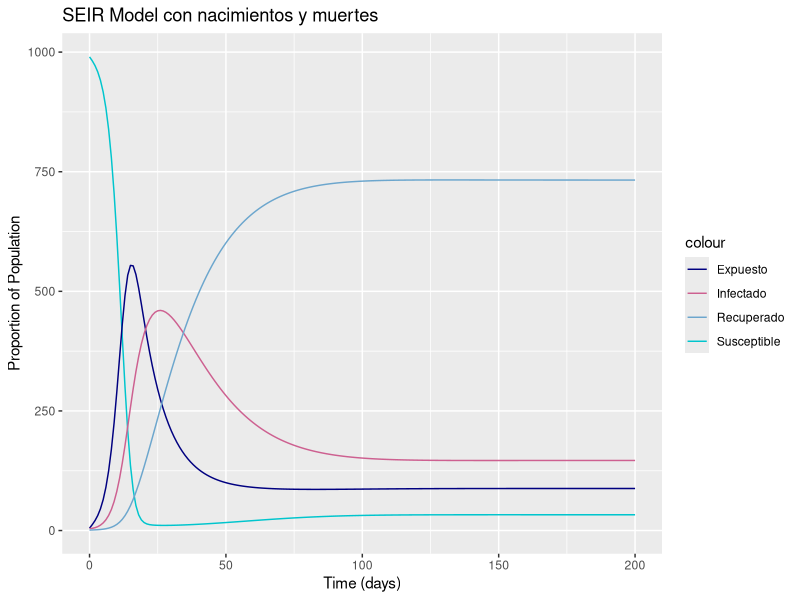
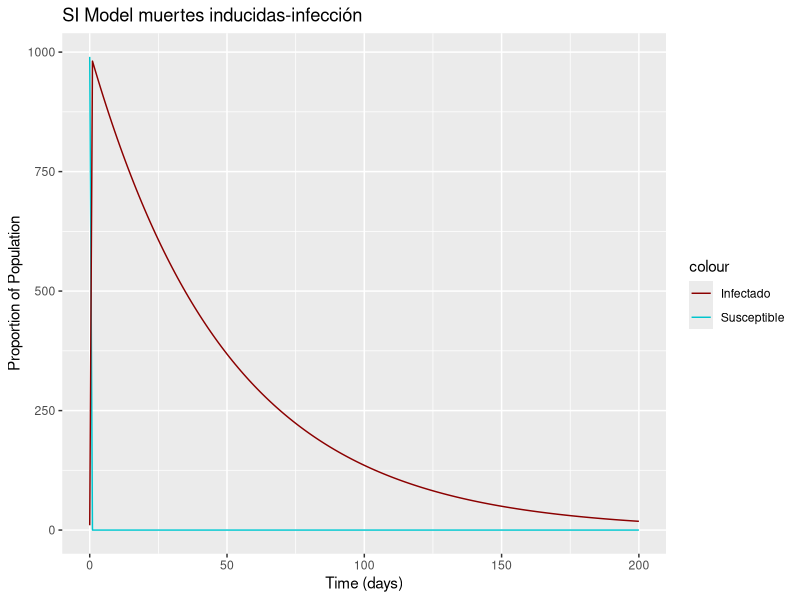

These charts were generated, in order, by the following R code:
## ---- chunk 1
condiciones_inciales <- c(S = 990, E= 5, I=4, R=1 )
## ---- chunk 2
parameters <- c(beta = 0.002, sigma = 0.1, gamma = 0.05, mu = 0.01)

## ---- chunk 3
seir_model <- function(time, state, parameters){
   with(as.list(c(state,parameters)), {
     N <- (S+E+I+R)
     dS <- mu *N -beta * S  * I - mu * S 
     dE <- beta * S * I  - sigma * E - mu * E
     dI <- sigma * E  - gamma * I - mu * I
     dR <- gamma * I - mu * R
     
  list(c(dS,dE,dI,dR))
  })
}

## ---- chunk 4
library(deSolve)
tiempo <- seq(0,200, by=1)
seirdv <- ode(condiciones_inciales,tiempo,seir_model,parameters)
seirdv<- as.data.frame(seirdv)
seirdv
## ---- chunk 5
library(ggplot2)
ggplot(seirdv, aes(x=tiempo)) +
  geom_line(aes(y = S, color= "Susceptible")) +
  geom_line(aes(y = E, color= "Expuesto"))   +
  geom_line(aes(y = I, color= "Infectado"))  +
  geom_line(aes(y = R, color= "Recuperado")) +
  labs(title = "SEIR Model con nacimientos y muertes", x = "Time (days)", y = "Proportion of Population") +
  scale_color_manual(values = c("Susceptible" = "turquoise3", "Expuesto" = "navyblue", "Infectado" = "hotpink3", "Recuperado" = "skyblue3")) 
## ---- chunk 6
condiciones <- c(S = 990, I = 10)
parametros <- c(beta = 0.1, alfa = 0.02)

## ---- chunk 7
library(deSolve)
SI <- function(time, states, parameters){
   with(as.list(c(states,parameters)), {

     dS <-  - (beta * S  * I) 
     dI <- (beta * S * I) - (alfa * I)
     
  list(c(dS,dI))
  })
  
}  


## ---- chunk 8
SID <- ode(condiciones,tiempo,SI,parametros)
SID <- as.data.frame(SID)
## ---- chunk 9
library(ggplot2)
ggplot(SID, aes(x=tiempo)) +
  geom_line(aes(y = S, color= "Susceptible")) +
  geom_line(aes(y = I, color= "Infectado"))   +

  labs(title = "SI Model muertes inducidas-infección", x = "Time (days)", y = "Proportion of Population") +
  scale_color_manual(values = c("Susceptible" = "turquoise3",  "Infectado" = "red4")) 
## ---- chunk 10
sir_vital_dynamics <- function(time, states, parameters){
  with(as.list(c(states,parameters)),{
       # Calcula total de la población
    N <- (S + I + R)
    
    # Ecuaciones diferenciales
    dS <- mu * N - beta * S * I - mu * S
    dI <- beta * S * I/ N - gamma * I - mu * I - alfa*I
    dR <- gamma * I - mu * R
    
     
  list(c(dS,dI))
  })
}

## ---- chunk 11
R0 <- parameters["beta"]/parameters["gamma"]
R0


## ---- chunk 12
R0DEMO <- ((parameters["beta"])/(parameters["gamma"]+parameters["mu"]+parametros ["alfa"]))
R0DEMO
## ---- chunk 13
SC <- 1/R0
SC
## ---- chunk 14
SCDEMO <- 1/R0DEMO
SCDEMO
